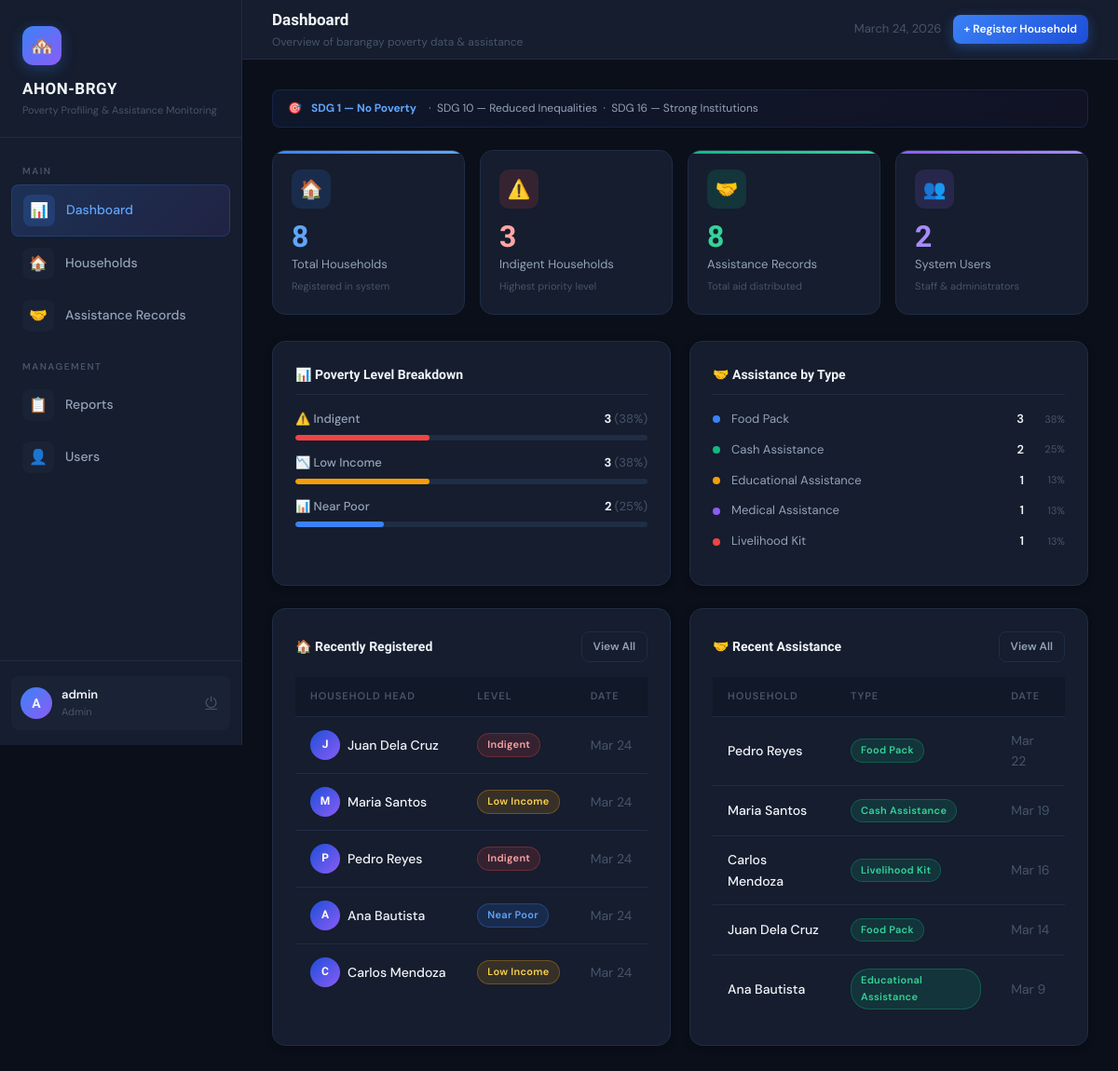
The page /src/dashboard.php (signed in) on the database its author committed.
### tables this page shows
CREATE TABLE IF NOT EXISTS households (
  id             INT AUTO_INCREMENT PRIMARY KEY,
  household_head VARCHAR(150) NOT NULL,
  address        VARCHAR(255),
  members        INT DEFAULT 1,
  monthly_income DECIMAL(12,2) DEFAULT 0,
  poverty_level  ENUM('Indigent','Low Income','Near Poor') DEFAULT 'Low Income',
  contact        VARCHAR(20),
  notes          TEXT,
  created_at     TIMESTAMP DEFAULT CURRENT_TIMESTAMP,
  updated_at     TIMESTAMP DEFAULT CURRENT_TIMESTAMP ON UPDATE CURRENT_TIMESTAMP
);

CREATE TABLE IF NOT EXISTS assistance (
  id               INT AUTO_INCREMENT PRIMARY KEY,
  household_id     INT NOT NULL,
  assistance_type  VARCHAR(100) NOT NULL,
  date_given       DATE NOT NULL,
  given_by         VARCHAR(100),
  amount           DECIMAL(12,2) DEFAULT 0,
  notes            TEXT,
  created_at       TIMESTAMP DEFAULT CURRENT_TIMESTAMP,
  FOREIGN KEY (household_id) REFERENCES households(id) ON DELETE CASCADE
);

### src/dashboard.php (the view, shortened to what this page needs)
<?php
include 'db.php';
$total_hh   = $conn->query("SELECT COUNT(*) c FROM households")->fetch_assoc()['c'];
$indigent    = $conn->query("SELECT COUNT(*) c FROM households WHERE poverty_level='Indigent'")->fetch_assoc()['c'];
$total_aid   = $conn->query("SELECT COUNT(*) c FROM assistance")->fetch_assoc()['c'];
$total_users = $conn->query("SELECT COUNT(*) c FROM users")->fetch_assoc()['c'];
$recent_hh = $conn->query("SELECT * FROM households ORDER BY created_at DESC LIMIT 5");
$aid_summary = $conn->query("
  SELECT assistance_type, COUNT(*) cnt
  FROM assistance
  GROUP BY assistance_type
  ORDER BY cnt DESC
  LIMIT 5
");
$pov_breakdown = $conn->query("
  SELECT poverty_level, COUNT(*) cnt
  FROM households
  GROUP BY poverty_level
");
$pov_data = [];
while($r = $pov_breakdown->fetch_assoc()) $pov_data[$r['poverty_level']] = $r['cnt'];
$recent_aid = $conn->query("
  SELECT a.*, h.household_head
  FROM assistance a
  JOIN households h ON a.household_id = h.id
  ORDER BY a.date_given DESC
  LIMIT 5
");
?>
<!DOCTYPE html>
<html lang="en">
<head>
  <link rel="stylesheet" href="style.css">
</head>
<body>
<div class="layout">
  <?php include 'sidebar.php'; ?>
  <div class="main">
    <header class="topbar">
      <div class="topbar-left">
        <h2>Dashboard</h2>
        <p>Overview of barangay poverty data &amp; assistance</p>
      </div>
      <div class="topbar-right">
        <span class="text-muted text-sm"><?= date('F j, Y') ?></span>
        <a href="households.php?action=add" class="btn btn-primary btn-sm">+ Register Household</a>
      </div>
    </header>
    <div class="content">
      <div class="sdg-bar">
        🎯 <strong>SDG 1 — No Poverty</strong> &nbsp;·&nbsp; SDG 10 — Reduced Inequalities &nbsp;·&nbsp; SDG 16 — Strong Institutions
      </div>
      <div class="stat-grid">
        <div class="stat-card blue">
          <div class="stat-icon">🏠</div>
          <div class="stat-value"><?= $total_hh ?></div>
          <div class="stat-label">Total Households</div>
          <div class="stat-sub">Registered in system</div>
        </div>
        <div class="stat-card red" style="--accent2:#fca5a5">
          <div class="stat-icon" style="background:rgba(239,68,68,0.15)">⚠️</div>
          <div class="stat-value" style="color:#fca5a5"><?= $indigent ?></div>
          <div class="stat-label">Indigent Households</div>
          <div class="stat-sub">Highest priority level</div>
        </div>
        <div class="stat-card green">
          <div class="stat-icon">🤝</div>
          <div class="stat-value"><?= $total_aid ?></div>
          <div class="stat-label">Assistance Records</div>
          <div class="stat-sub">Total aid distributed</div>
        </div>
        <div class="stat-card purple">
          <div class="stat-icon">👥</div>
          <div class="stat-value"><?= $total_users ?></div>
          <div class="stat-label">System Users</div>
          <div class="stat-sub">Staff &amp; administrators</div>
        </div>
      </div>
      <div style="display:grid;grid-template-columns:1fr 1fr;gap:20px;margin-bottom:24px">
        <div class="card">
          <div class="section-title">📊 Poverty Level Breakdown</div>
          <?php
            $levels = ['Indigent'=>['#ef4444','⚠️'], 'Low Income'=>['#f59e0b','📉'], 'Near Poor'=>['#3b82f6','📊']];
            foreach($levels as $lv => $meta):
              $cnt = $pov_data[$lv] ?? 0;
              $pct = $total_hh > 0 ? round(($cnt / $total_hh) * 100) : 0;
          ?>
          <div style="margin-bottom:14px">
            <div style="display:flex;justify-content:space-between;align-items:center;margin-bottom:6px">
              <span style="font-size:13px;font-weight:500;color:var(--text2)"><?= $meta[1] ?> <?= $lv ?></span>
              <span style="font-size:13px;font-weight:700;color:var(--text)"><?= $cnt ?> <span style="color:var(--text3);font-weight:400">(<?= $pct ?>%)</span></span>
            </div>
            <div style="height:6px;background:var(--border);border-radius:3px;overflow:hidden">
              <div style="height:100%;width:<?= $pct ?>%;background:<?= $meta[0] ?>;border-radius:3px;transition:width .8s ease"></div>
            </div>
          </div>
          <?php endforeach; ?>
        </div>
        <div class="card">
          <div class="section-title">🤝 Assistance by Type</div>
          <?php
          $aid_types = [];
          while($r = $aid_summary->fetch_assoc()) $aid_types[] = $r;
          if (empty($aid_types)):
          ?>
          <div class="empty-state" style="padding:30px 20px">
            <div class="empty-icon">📦</div>
            <h4>No assistance yet</h4>
            <p>Add assistance records to see summary</p>
          </div>
          <?php else:
          $aid_total = array_sum(array_column($aid_types, 'cnt'));
          $aid_colors = ['#3b82f6','#10b981','#f59e0b','#8b5cf6','#ef4444'];
          foreach($aid_types as $i => $at):
            $pct = $aid_total > 0 ? round(($at['cnt']/$aid_total)*100) : 0;
            $color = $aid_colors[$i % count($aid_colors)];
          ?>
          <div style="display:flex;align-items:center;gap:12px;margin-bottom:12px">
            <div style="width:8px;height:8px;border-radius:50%;background:<?= $color ?>;flex-shrink:0"></div>
            <div style="flex:1;font-size:13px;color:var(--text2)"><?= htmlspecialchars($at['assistance_type']) ?></div>
            <div style="font-size:13px;font-weight:600;color:var(--text)"><?= $at['cnt'] ?></div>
            <div style="font-size:11px;color:var(--text3);min-width:32px;text-align:right"><?= $pct ?>%</div>
          </div>
          <?php endforeach; endif; ?>
        </div>
      </div>
      <div style="display:grid;grid-template-columns:1fr 1fr;gap:20px">
        <div class="card">
          <div style="display:flex;justify-content:space-between;align-items:center;margin-bottom:16px">
            <div class="section-title" style="margin:0;border:none;padding:0">🏠 Recently Registered</div>
            <a href="households.php" class="btn btn-ghost btn-sm">View All</a>
          </div>
          <?php if ($recent_hh->num_rows === 0): ?>
          <div class="empty-state" style="padding:30px 20px">
            <div class="empty-icon">🏠</div>
            <h4>No households yet</h4>
            <p><a href="households.php?action=add" style="color:var(--accent2)">Register the first one</a></p>
          </div>
          <?php else: ?>
          <div class="table-wrap">
          <table>
            <thead><tr><th>Household Head</th><th>Level</th><th>Date</th></tr></thead>
            <tbody>
            <?php while($r = $recent_hh->fetch_assoc()): ?>
            <tr>
              <td>
                <div style="display:flex;align-items:center;gap:8px">
                  <div class="avatar"><?= strtoupper(substr($r['household_head'],0,1)) ?></div>
                  <?= htmlspecialchars($r['household_head']) ?>
                </div>
              </td>
              <td>
                <?php
                  $bmap = ['Indigent'=>'badge-red','Low Income'=>'badge-amber','Near Poor'=>'badge-blue'];
                  echo '<span class="badge '.($bmap[$r['poverty_level']]??'badge-blue').'">'.$r['poverty_level'].'</span>';
                ?>
              </td>
              <td style="color:var(--text3)"><?= date('M j', strtotime($r['created_at'])) ?></td>
            </tr>
            <?php endwhile; ?>
            </tbody>
          </table>
          </div>
          <?php endif; ?>
        </div>
        <div class="card">
          <div style="display:flex;justify-content:space-between;align-items:center;margin-bottom:16px">
            <div class="section-title" style="margin:0;border:none;padding:0">🤝 Recent Assistance</div>
            <a href="assistance.php" class="btn btn-ghost btn-sm">View All</a>
          </div>
          <?php if ($recent_aid->num_rows === 0): ?>
          <div class="empty-state" style="padding:30px 20px">
            <div class="empty-icon">🤝</div>
            <h4>No assistance yet</h4>
            <p><a href="assistance.php?action=add" style="color:var(--accent2)">Add a record</a></p>
          </div>
          <?php else: ?>
          <div class="table-wrap">
          <table>
            <thead><tr><th>Household</th><th>Type</th><th>Date</th></tr></thead>
            <tbody>
            <?php while($r = $recent_aid->fetch_assoc()): ?>
            <tr>
              <td><?= htmlspecialchars($r['household_head']) ?></td>
              <td><span class="badge badge-green"><?= htmlspecialchars($r['assistance_type']) ?></span></td>
              <td style="color:var(--text3)"><?= date('M j', strtotime($r['date_given'])) ?></td>
            </tr>
            <?php endwhile; ?>
            </tbody>
          </table>
          </div>
          <?php endif; ?>
        </div>
      </div>
    </div>
  </div>
</div>
</body>
</html>

### src/sidebar.php
<?php
$current = basename($_SERVER['PHP_SELF']);
function isActive($page) {
    global $current;
    return $current === $page ? 'active' : '';
}
?>
<aside class="sidebar" id="sidebar">
  <div class="sidebar-logo">
    <div class="logo-icon">🏘️</div>
    <h1>AHON-BRGY</h1>
    <p>Poverty Profiling &amp; Assistance Monitoring</p>
  </div>
  <nav class="sidebar-nav">
    <div class="nav-section-label">Main</div>
    <a href="dashboard.php" class="nav-link <?= isActive('dashboard.php') ?>">
      <span class="icon">📊</span>
      Dashboard
    </a>
    <a href="households.php" class="nav-link <?= isActive('households.php') ?>">
      <span class="icon">🏠</span>
      Households
    </a>
    <a href="assistance.php" class="nav-link <?= isActive('assistance.php') ?>">
      <span class="icon">🤝</span>
      Assistance Records
    </a>
    <div class="nav-section-label" style="margin-top:8px">Management</div>
    <a href="reports.php" class="nav-link <?= isActive('reports.php') ?>">
      <span class="icon">📋</span>
      Reports
    </a>
    <?php if (isset($_SESSION['user']) && $_SESSION['user']['role'] === 'admin'): ?>
    <a href="users.php" class="nav-link <?= isActive('users.php') ?>">
      <span class="icon">👤</span>
      Users
    </a>
    <?php endif; ?>
  </nav>
  <div class="sidebar-footer">
    <div class="user-card">
      <div class="user-avatar">
        <?= strtoupper(substr($_SESSION['user']['username'] ?? 'U', 0, 1)) ?>
      </div>
      <div class="user-info">
        <div class="user-name"><?= htmlspecialchars($_SESSION['user']['username'] ?? '') ?></div>
        <div class="user-role"><?= ucfirst($_SESSION['user']['role'] ?? '') ?></div>
      </div>
      <a href="logout.php" class="logout-btn" title="Logout">⏻</a>
    </div>
  </div>
</aside>

### rows shown on the page
households: household_head "J", household_head "Juan Dela Cruz", poverty_level "Indigent", created_at "Mar 24"
households: household_head "M", household_head "Maria Santos", poverty_level "Low Income", created_at "Mar 24"
households: household_head "P", household_head "Pedro Reyes", poverty_level "Indigent", created_at "Mar 24"
households: household_head "A", household_head "Ana Bautista", poverty_level "Near Poor", created_at "Mar 24"
households: household_head "C", household_head "Carlos Mendoza", poverty_level "Low Income", created_at "Mar 24"
assistance: household.household_head "Pedro Reyes", assistance_type "Food Pack", date_given "Mar 22"
assistance: household.household_head "Maria Santos", assistance_type "Cash Assistance", date_given "Mar 19"
assistance: household.household_head "Carlos Mendoza", assistance_type "Livelihood Kit", date_given "Mar 16"
assistance: household.household_head "Juan Dela Cruz", assistance_type "Food Pack", date_given "Mar 14"
assistance: household.household_head "Ana Bautista", assistance_type "Educational Assistance", date_given "Mar 9"

### other values the page prints
substr($_SESSION['user']['username'] ?? 'U', 0, 1) "A"
$_SESSION['user']['username'] "admin"
$_SESSION['user']['role'] "Admin"
$total_hh "8"
$indigent "3"
$total_aid "8"
$total_users "2"
$meta[1] "⚠️"
$lv "Indigent"
$cnt "3"
$pct "38"
$meta[1] "📉"
$lv "Low Income"
$meta[1] "📊"
$lv "Near Poor"
